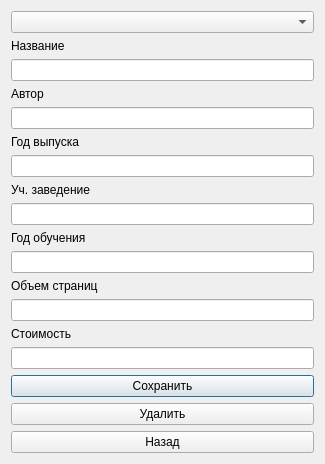
<?xml version="1.0" encoding="UTF-8"?>
<ui version="4.0">
 <class>EditStudBook</class>
 <widget class="QDialog" name="EditStudBook">
  <property name="geometry">
   <rect>
    <x>0</x>
    <y>0</y>
    <width>325</width>
    <height>463</height>
   </rect>
  </property>
  <property name="windowTitle">
   <string>Dialog</string>
  </property>
  <layout class="QVBoxLayout" name="verticalLayout">
   <item>
    <widget class="QComboBox" name="editName"/>
   </item>
   <item>
    <widget class="QLabel" name="label">
     <property name="text">
      <string>Название</string>
     </property>
    </widget>
   </item>
   <item>
    <widget class="QLineEdit" name="name"/>
   </item>
   <item>
    <widget class="QLabel" name="label_2">
     <property name="text">
      <string>Автор</string>
     </property>
    </widget>
   </item>
   <item>
    <widget class="QLineEdit" name="auth"/>
   </item>
   <item>
    <widget class="QLabel" name="label_3">
     <property name="text">
      <string>Год выпуска</string>
     </property>
    </widget>
   </item>
   <item>
    <widget class="QLineEdit" name="yearPubl"/>
   </item>
   <item>
    <widget class="QLabel" name="label_4">
     <property name="text">
      <string>Уч. заведение</string>
     </property>
    </widget>
   </item>
   <item>
    <widget class="QLineEdit" name="studHome"/>
   </item>
   <item>
    <widget class="QLabel" name="label_5">
     <property name="text">
      <string>Год обучения</string>
     </property>
    </widget>
   </item>
   <item>
    <widget class="QLineEdit" name="yearStud"/>
   </item>
   <item>
    <widget class="QLabel" name="label_7">
     <property name="text">
      <string>Объем страниц</string>
     </property>
    </widget>
   </item>
   <item>
    <widget class="QLineEdit" name="pages"/>
   </item>
   <item>
    <widget class="QLabel" name="label_6">
     <property name="text">
      <string>Стоимость</string>
     </property>
    </widget>
   </item>
   <item>
    <widget class="QLineEdit" name="price"/>
   </item>
   <item>
    <widget class="QPushButton" name="save">
     <property name="text">
      <string>Сохранить</string>
     </property>
    </widget>
   </item>
   <item>
    <widget class="QPushButton" name="pushButton">
     <property name="text">
      <string>Удалить</string>
     </property>
    </widget>
   </item>
   <item>
    <widget class="QPushButton" name="back">
     <property name="text">
      <string>Назад</string>
     </property>
    </widget>
   </item>
  </layout>
 </widget>
 <resources/>
 <connections/>
</ui>
